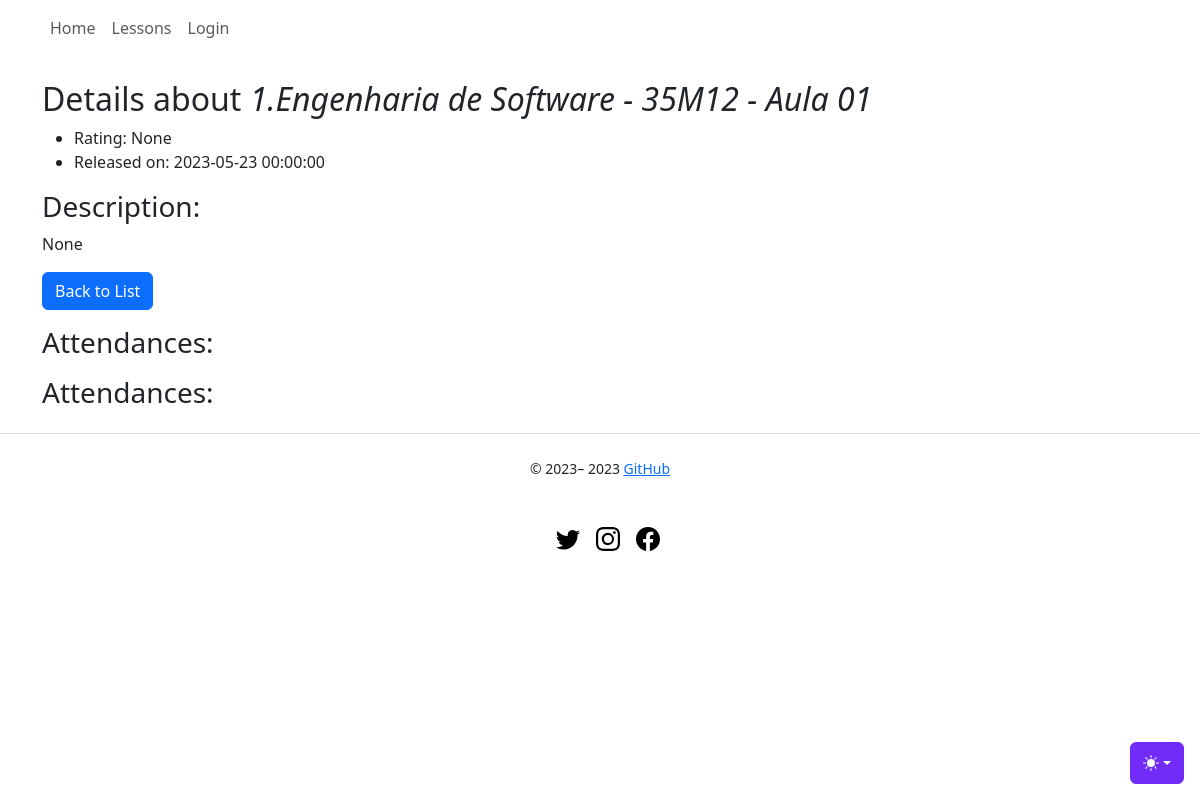
/lessons/1/show, run on the app's committed database.
### app/models/lesson.py (models this page shows, shortened)
class Lesson(db.Model):
    __tablename__ = "lesson"     #will change to "lesson"
    id = db.Column(db.Integer, primary_key=True)
    title = db.Column(db.String)
    rating = db.Column(db.String)
    description = db.Column(db.String)
    discipline = db.Column(db.String)
    release_date = db.Column(db.DateTime)
    created_at = db.Column(db.DateTime, nullable=False, default=func.now())
    updated_at = db.Column(
        db.DateTime, nullable=False, default=func.now(), onupdate=func.now()
    )

### app/controllers/lessons_controllers.py (the view)
@bp.route("/<int:id>/show", methods=["GET"])
def show(id):
    lesson = db.get_or_404(Lesson, id)
    return render_template(_j.show, entity=lesson, **properties)

### app/templates/lessons/show.jinja2 (shortened to what this page needs)
{% extends 'base.jinja2' %}
{% from 'bootstrap5/form.html' import render_form %}
{% from 'bootstrap5/utils.html' import render_icon %}
{% from 'macros/component_confirm_modal.jinja2' import confirmModalMacro, confirmModalScript %}
{% block content %}
<h2> Details about <i>{{entity.title}}</i> </h2>
<ul id="details">
    <li> Rating: {{entity.rating}}</li>
    <li> Released on: {{entity.release_date}}</li>
</ul>
<h3> Description: </h3>
<p> {{ entity.description }} </p>
<div class="btn-group" role="group">
    <a href="{{ url_for('lessons.index') }}" class="btn btn-primary">Back to List</a>
</div>
<div>
    <P> <h3> Attendances: </h3> </p>
    <h3> Attendances: </h3>
</div>
{% endblock %}

### data on the page
Lesson: title "1.Engenharia de Software - 35M12 - Aula 01", rating "None", release_date "2023-05-23 00:00:00", description "None"

### other printed values
{{ render_nav_item('main.index', 'Home') }} "Home"
{{ render_nav_item('lessons.index', 'Lessons') }} "Lessons"
{{ render_nav_item('auth.login', 'Login') }} "Login"
